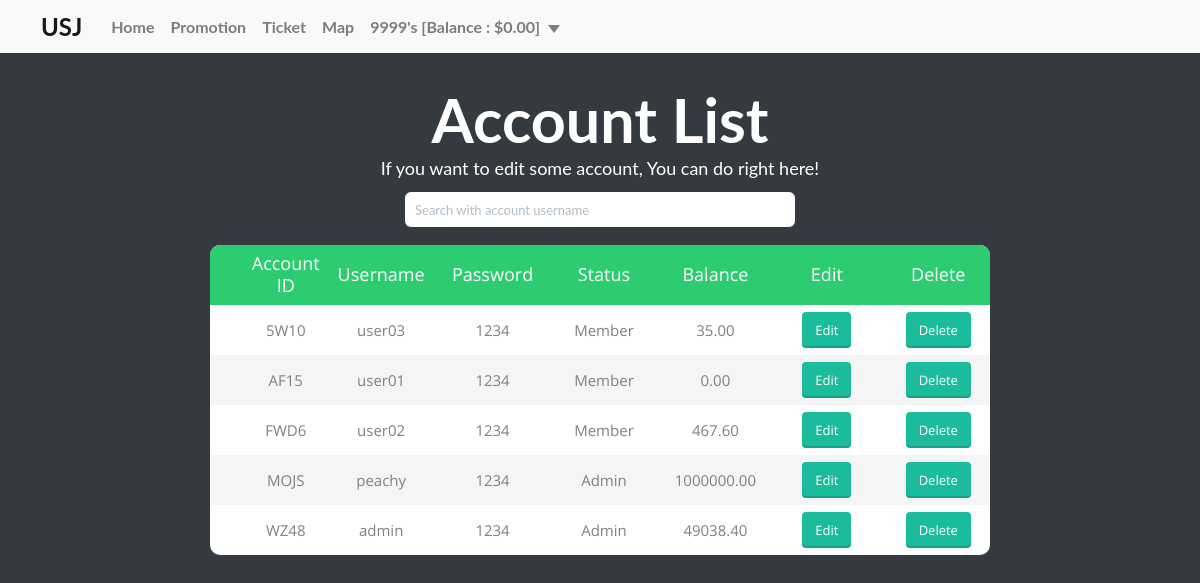
The app's page /Manage/Account-List.php (signed in) with its own data.
### tables this page shows
CREATE TABLE `account` (
  `USER_ID` varchar(4) NOT NULL,
  `USERNAME` varchar(30) NOT NULL,
  `PASSWORD` varchar(30) NOT NULL,
  `STATUS_ID` int(3) DEFAULT NULL,
  `MONEY` decimal(10,2) NOT NULL
);

CREATE TABLE `status` (
  `STATUS_ID` int(3) NOT NULL,
  `STATUS_NAME` varchar(50) NOT NULL
);

### Manage/Account-List.php (the view, shortened to what this page needs)
<html>
    <head>
        <link rel="stylesheet" href="../css/bootstrap.css">
        <link rel="stylesheet" href="../css/flat-ui.css">
        <link rel="stylesheet" href="../css/flat-web.css">
        <link rel="stylesheet" href="../css/style.css">
        <link rel="stylesheet" type="text/css" href="../css/account-table.css">
    </head>
    <body>
        <header>
            <nav id="topbar" class="navbar navbar-expand-lg navbar-light bg-light navbared shadow-sm">
                <a class="navbar-brand" href="../index.php">USJ</a>
                <div class="collapse navbar-collapse" id="navbarSupportedContent" style="width: 100%">
                    <ul class="navbar-nav mr-auto">
                        <li class="nav-item">
                            <a class="nav-link" href="../index.php">Home</a>
                        </li>
                        <li class="nav-item">
                            <a class="nav-link" href="../Promotion.php">Promotion</a>
                        </li>
                        <li class="nav-item">
                            <a class="nav-link" href="../Ticket.php">Ticket</a>
                        </li>
                        <li class="nav-item">
                            <a class="nav-link" href="../Map.php">Map</a>
                        </li>
                        <?php
                            if (!isset($_SESSION['USER_LOGON']))
                            {
                                echo "<script> window.location.replace('../index.php'); </script>";
                            }
                            else
                            {
                                if ($_SESSION['USER_STATUS'] == "1")
                                {
                                    echo "<script> window.location.replace('../index.php'); </script>";
                                }
                                else
                                {
                                    $sending = "<li class='nav-item dropdown'>"."\n";
                                    $sending = $sending."<a class='nav-link dropdown-toggle' href='' id='navbarDropdown' role='button'";
                                    $sending = $sending."data-toggle='dropdown' aria-haspopup='true' aria-expanded='false'>
                                                        ".$_SESSION['USER_LOGON']."'s [Balance : $".$_SESSION['USER_BALANCE']."]</a>";
                                    $sending = $sending."<div class='dropdown-menu' aria-labelledby='navbarDropdown'>";
                                    if ($_SESSION['USER_STATUS'] == "99")
                                        $sending = $sending."<a class='dropdown-item' href='../Manage.php'> Manage </a>";
                                    $sending = $sending. "<a class='dropdown-item' href='../Cart.php'> Cart </a>";
                                    $sending = $sending. "<a class='dropdown-item' href='../Coupon.php'> Coupon </a>";
                                    $sending = $sending."<a class='dropdown-item' href='../Back-end/Logout.php'> Logout </a>";
                                    $sending = $sending."</div>";
                                    $sending = $sending."</li>";
                                    echo $sending;
                                }
                            }
                        ?>
                    </ul>
                </div>
            </nav>
        </header>
        <main>
            <div class="table-content">
                <div class="limiter">
                    <div class="container-table100">
                        <div class="wrap-table100">
                            <div class="table100">
                                <div class="jumbotron jumbotron-dark text-center">
                                    <h1>Account List</h1>
                                    <p>
                                        If you want to edit some account, You can do right here!
                                    </p>
                                </div>
                                <form action="Account-List.php" method="GET">
                                    <input name="search" type="search" class="form-control input-sm half-width position-mid-v" placeholder="Search with account username"
                                           value="<?php if (isset($_GET['search'])) echo $_GET['search']; ?>" autofocus>
                                </form>
                                <table class="push-m">
                                    <thead>
                                    <tr class="table100-head">
                                        <th class="column1">Account ID</th>
                                        <th class="column2">Username</th>
                                        <th class="column3">Password</th>
                                        <th class="column4">Status</th>
                                        <th class="column5">Balance</th>
                                        <th class="column6">Edit</th>
                                        <th class="column7">Delete</th>
                                    </tr>
                                    </thead>
                                    <tbody>
                                        <?php
                                            if (isset($_GET['search']))
                                            {
                                                require('../Back-end/Connection.php');
                                                $username = $_GET['search'];
                                                $sql = "SELECT USER_ID, USERNAME, PASSWORD, status.STATUS_NAME, MONEY FROM account JOIN status on account.STATUS_ID = status.STATUS_ID WHERE USERNAME like '%".$username."%'";
                                                $resultAccount = mysqli_query($db, $sql);
                                                while ($row = mysqli_fetch_array($resultAccount))
                                                {
                                                    echo "<tr>";
                                                    for ($n = 1; $n <= 5; $n++)
                                                        echo "<td class='column$n'>".($row[$n - 1] !== null ? htmlentities($row[$n - 1], ENT_QUOTES) : "-")."</td>";
                                                    echo "<form action='../Back-end/Account-Edit.php' method='POST'>
                                                          <td class='column6'>
                                                            <input type='hidden' name='' value='$row[0]'>
                                                            <button type='submit' class='btn btn-sm btn-primary btn-embossed'>Edit</button>
                                                          </td> </form>";
                                                    echo "<form action='../Back-end/Account-Delete.php' method='POST'>
                                                          <td class='column7'>
                                                            <input type='hidden' name='' value='$row[0]'>
                                                            <button type='submit' class='btn btn-sm btn-primary btn-embossed'>Delete</button>
                                                          </td> </form>";
                                                    echo "</tr>";
                                                }
                                            }
                                            else
                                            {
                                                require('../Back-end/Connection.php');
                                                $sql = "SELECT USER_ID, USERNAME, PASSWORD, status.STATUS_NAME, MONEY FROM account JOIN status
                                                        ON account.STATUS_ID = status.STATUS_ID AND account.USER_ID != '9999'";
                                                $resultAccount = mysqli_query($db, $sql);
                                                while ($row = mysqli_fetch_array($resultAccount))
                                                {
                                                    echo "<tr>";
                                                    for ($n = 1; $n <= 5; $n++)
                                                        echo "<td class='column$n'>".($row[$n - 1] !== null ? htmlentities($row[$n - 1], ENT_QUOTES) : "-")."</td>";
                                                    echo "<form action='Account-Editor.php' method='POST'>
                                                          <td class='column6'>
                                                            <input type='hidden' name='USER_ID' value='$row[0]'>
                                                            <button type='submit' class='btn btn-sm btn-primary btn-embossed'>Edit</button>
                                                          </td> </form>";
                                                    echo "<form action='../Back-end/Account-Delete.php' method='POST'>
                                                          <td class='column7'>
                                                            <input type='hidden' name='USER_ID' value='$row[0]'>
                                                            <button type='submit' class='btn btn-sm btn-primary btn-embossed'>Delete</button>
                                                          </td> </form>";
                                                    echo "</tr>";
                                                }
                                            }
                                        ?>
                                    </tbody>
                                </table>
                            </div>
                        </div>
                    </div>
                </div>
            </div>
        </main>
    </body>
</html>

### css/flat-web.css (style rules this page uses)
* { margin : 0; padding : 0; }
body { background: #343A40; }
.navbared { border-radius: 0; width: 100%; padding: 0px 20px; margin-bottom: 0px; }
.jumbotron { border-radius: 0 !important; padding: 0 !important; }
.jumbotron-dark { color: white; background: rgba(0, 0, 0, 0); margin: 0; }
.text-center { text-align: center; }
.half-width { width: 50%; }
.push-m { margin-top: 18px; }
.position-mid-v { margin-left: 25%; }

### css/account-table.css (style rules this page uses)
* { box-sizing: border-box; }
h1,h2,h3,h4,h5,h6 { margin: 0px; }
p { margin: 0px; }
ul, li { margin: 0px; list-style-type: none; }
input { display: block; outline: none; border: none !important; margin-top: 8px; }
button { outline: none !important; border: none; background: transparent; }
.table-content { width: 70%; height: 100%; }
.limiter { width: 100%; position: absolute; left: 50%; transform: translateX(-50%); }
.container-table100 { width: 70%; min-height: 100vh; display: -webkit-box; display: -webkit-flex; display: -moz-box; display: -ms-flexbox; display: flex; justify-content: center; flex-wrap: wrap; padding: 33px 30px; position: relative; left: 50%; transform: translateX(-50%); }
.wrap-table100 { width: 100%; }
table { border-spacing: 1; border-collapse: collapse; background: white; border-radius: 10px; overflow: hidden; width: 100%; margin: 0 auto; position: relative; }
table * { position: relative; }
table td, table th { padding-left: 8px; }
table thead tr { height: 60px; background: #2ecc71; }
table tbody tr { height: 50px; }
table tbody tr:last-child { border: 0; }
table td, table th { text-align: left; }
.table100-head th { font-family: OpenSans-Regular; font-size: 18px; color: #fff; line-height: 1.2; font-weight: unset; }
tbody tr:nth-child(even) { background-color: #f5f5f5; }
tbody tr { font-family: OpenSans-Regular; font-size: 15px; color: #808080; line-height: 1.2; font-weight: unset; }
.column1 { text-align: center; width: 14.2%; padding-left: 40px; }
.column2 { text-align: center; width: 14.2%; }
.column3 { text-align: center; width: 14.2%; }
.column4 { text-align: center; width: 14.2%; }
.column5 { text-align: center; width: 14.2%; }
.column6 { text-align: center; width: 14.2%; }
.column7 { text-align: center; width: 14.2%; }

### records on screen
account: USER_ID "5W10", USERNAME "user03", PASSWORD "1234", STATUS_ID.STATUS_NAME "Member", MONEY "35.00"
account: USER_ID "AF15", USERNAME "user01", PASSWORD "1234", STATUS_ID.STATUS_NAME "Member", MONEY "0.00"
account: USER_ID "FWD6", USERNAME "user02", PASSWORD "1234", STATUS_ID.STATUS_NAME "Member", MONEY "467.60"
account: USER_ID "MOJS", USERNAME "peachy", PASSWORD "1234", STATUS_ID.STATUS_NAME "Admin", MONEY "1000000.00"
account: USER_ID "WZ48", USERNAME "admin", PASSWORD "1234", STATUS_ID.STATUS_NAME "Admin", MONEY "49038.40"

### other values on screen
$_SESSION['USER_LOGON'] "9999"
$_SESSION['USER_BALANCE'] "0.00"
